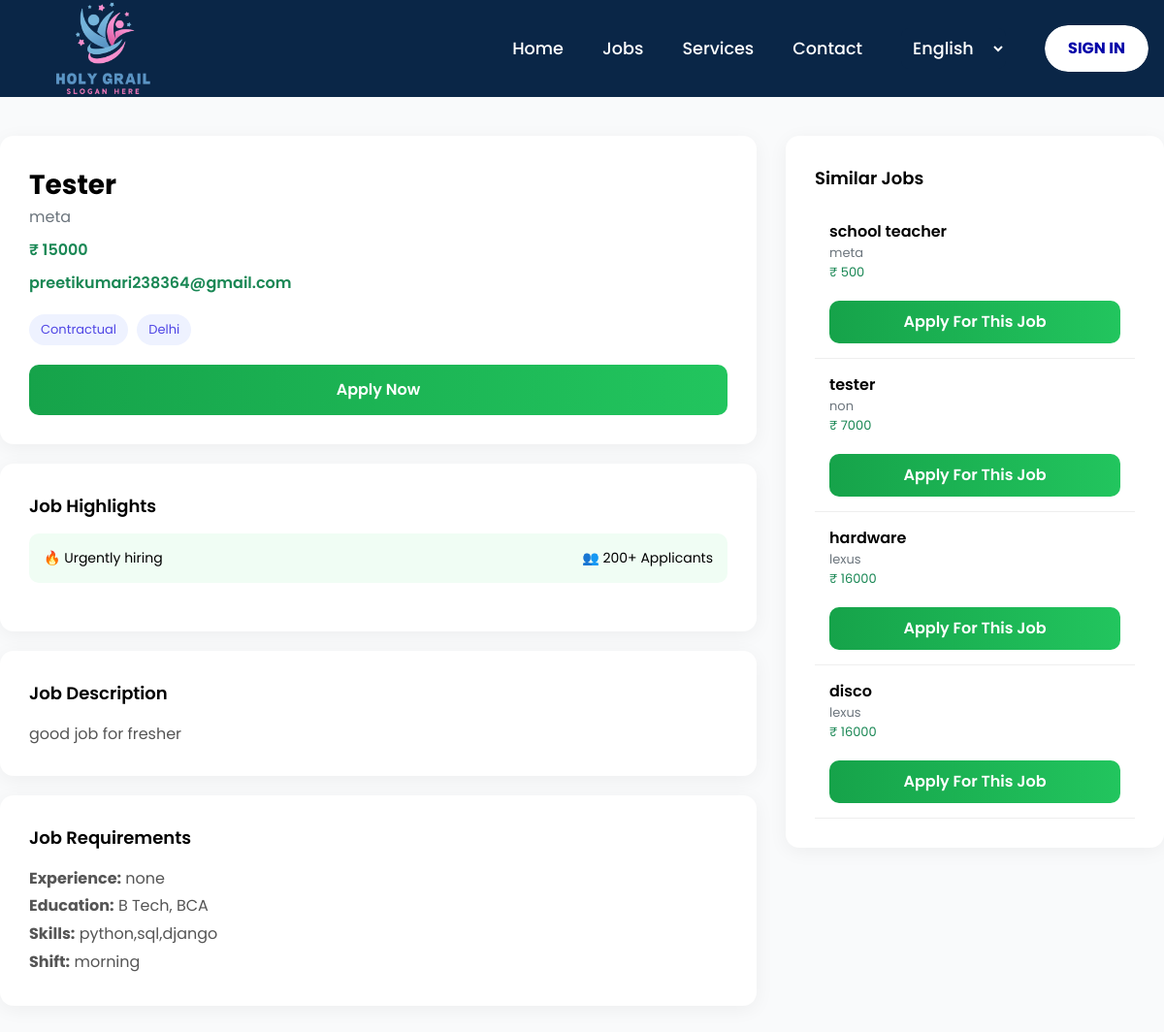
/jobs/job/2/, run on an earlier commit of the app's database.
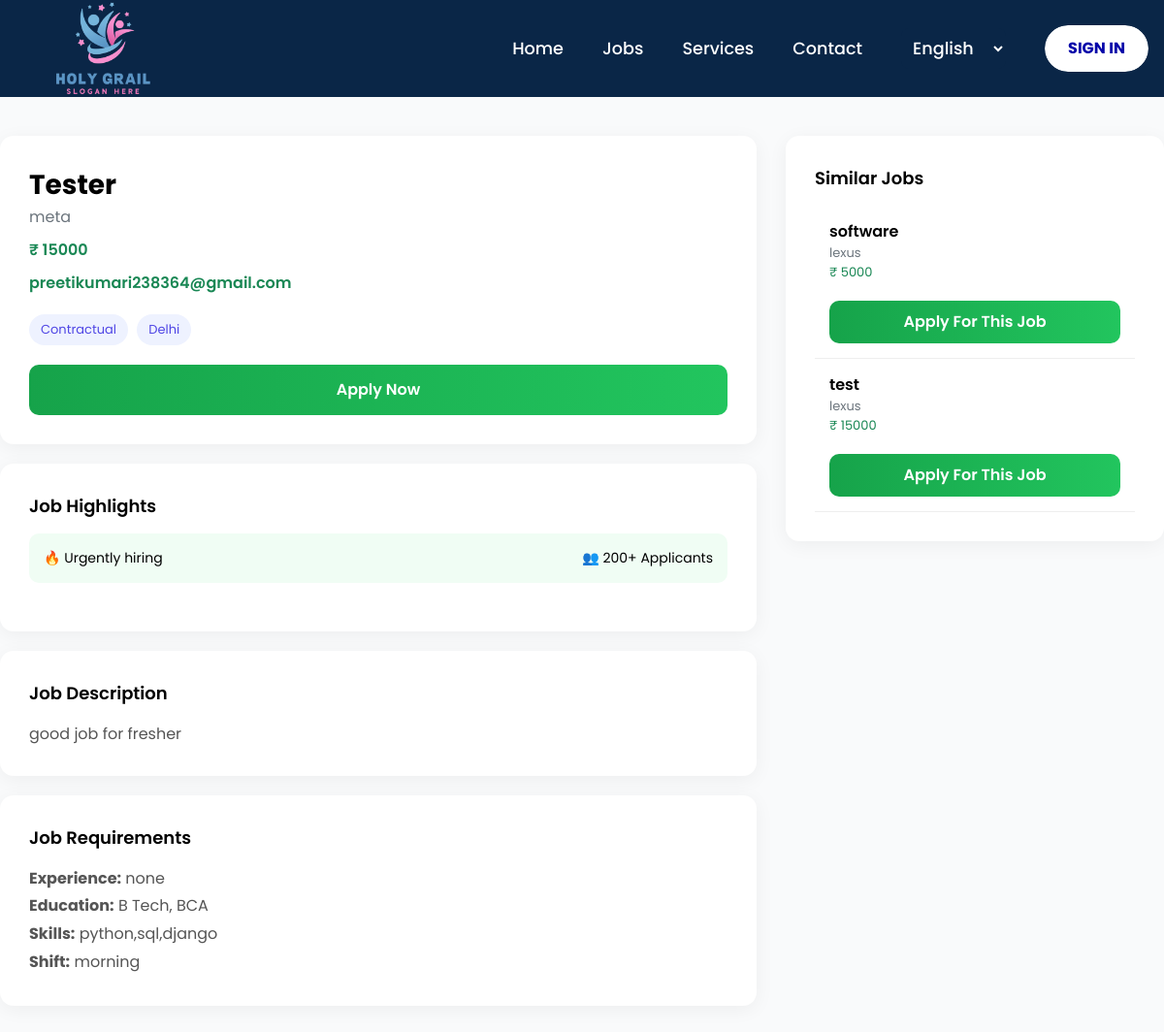
And on a later commit of the database.
### jobs/models.py (models this page shows, shortened)
class Job(models.Model):
    employer = models.ForeignKey(
        settings.AUTH_USER_MODEL,
        on_delete=models.CASCADE,
        related_name="jobs",
        null=True,        # 👈 IMPORTANT
        blank=True
    )
    title = models.CharField(max_length=200)
    company_name = models.CharField(max_length=200)
    location = models.CharField(max_length=100)
    job_type = models.CharField(max_length=50)
    companyEmail = models.EmailField(null=True,blank=True)
    salary = models.IntegerField()
    station = models.CharField(max_length=100)
    description = models.TextField(null=True,blank=True)
    created_at = models.DateTimeField(auto_now_add=True)
    experience = models.CharField(max_length=100)
    education= models.CharField(max_length=200)
    skills = models.CharField(max_length=400)
    shift = models.CharField(max_length=50)
    expires_at = models.DateField(null=True, blank=True)

### jobs/views.py (the view)
# urls.py: path('job/<int:id>/', views.job_detail, name='job_detail'),
def job_detail(request, id):
    job = get_object_or_404(Job, id=id)
    similar_jobs = Job.objects.filter(
        job_type=job.job_type
    ).exclude(id=job.id)[:5]
    return render(request, 'jobs/job_detail.html', {'job': job,'similar_jobs': similar_jobs})

### templates/jobs/job_detail.html (shortened to what this page needs)
{% extends "home.html" %}
{% load static %}
{% block csslink %}
<link rel="stylesheet" href="{%static 'css/style.css' %}" />
<link rel="stylesheet" href="{%static 'css/job_detail.css' %}" />
<link rel="stylesheet" href="https://cdnjs.cloudflare.com/ajax/libs/font-awesome/7.0.1/css/all.min.css" />
{% endblock csslink %}
{% block body %}
<div class="job-container">
    <div>
        <div class="card">
            <div class="job-title">{{ job.title }}</div>
            <div class="company-name">{{ job.company_name }}</div>
            <div class="salary">₹ {{ job.salary }}</div>
            <div class="salary">{{ job.companyEmail }}</div>
            <div style="margin-top:15px;">
                <span class="badge-custom">{{ job.job_type }}</span>
                <span class="badge-custom">{{ job.location }}</span>
            </div>
            <a href="{% url 'jobs:apply_job' job.id %}" class="apply-btn">Apply Now</a>
        </div>
        <div class="card" style="margin-top:20px;">
            <div class="section-title">Job Highlights</div>
            <div class="highlight-box">
                <div>🔥 Urgently hiring</div>
                <div>👥 200+ Applicants</div>
            </div>
        </div>
        <div class="card" style="margin-top:20px;">
            <div class="section-title">Job Description</div>
            <p style="line-height:1.7; color:#555;">
                {{ job.description }}
            </p>
        </div>
        <div class="card" style="margin-top:20px;">
            <div class="section-title">Job Requirements</div>
            <ul style="line-height:1.8; color:#555;">
                <li><strong>Experience:</strong> {{ job.experience }}</li>
                <li><strong>Education:</strong> {{job.education }}</li>
                <li><strong>Skills:</strong> {{ job.skills }}</li>
                <li><strong>Shift:</strong> {{ job.shift }}</li>
            </ul>
        </div>
    </div>
    <div class="sticky-apply">
        <div class="card">
            <div class="section-title">Similar Jobs</div>
            {% for s_job in similar_jobs %}
            <div class="sidebar-job">
                <a href="{% url 'jobs:job_detail' s_job.id %}"
                style="text-decoration:none; color:inherit;">
                    <div>
                        <div style="font-weight:600;">
                            {{ s_job.title }}
                        </div>
                        <div style="font-size:13px; color:#6c757d;">
                            {{ s_job.company_name }}
                        </div>
                        <div style="font-size:13px; color:#198754;">
                            ₹ {{ s_job.salary }}
                        </div>
                        <a href="{% url 'jobs:job_detail' s_job.id %}" class="Apply-btn-sidebar">Apply For This Job</a>
                    </div>
                </a>
            </div>
            {% empty %}
                <p>No similar jobs found.</p>
            {% endfor %}
        </div>
    </div>
</div>
{% endblock body %}

What changed in the data, as far as the page shows it:
removed Job: title "school teacher", company_name "meta", salary "500"
removed Job: title "tester", company_name "non", salary "7000"
removed Job: title "hardware", company_name "lexus", salary "16000"
removed Job: title "disco", company_name "lexus", salary "16000"
added Job: title "software", company_name "lexus", salary "5000"
added Job: title "test", company_name "lexus", salary "15000"
